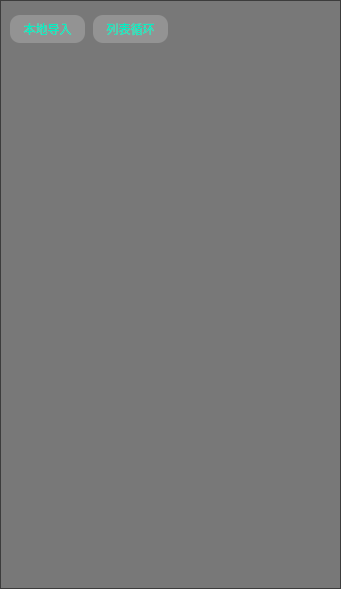
<?xml version="1.0" encoding="UTF-8"?>
<ui version="4.0">
 <class>mediaList</class>
 <widget class="QWidget" name="mediaList">
  <property name="geometry">
   <rect>
    <x>0</x>
    <y>0</y>
    <width>341</width>
    <height>589</height>
   </rect>
  </property>
  <property name="windowTitle">
   <string>Form</string>
  </property>
  <layout class="QVBoxLayout" name="verticalLayout">
   <property name="spacing">
    <number>0</number>
   </property>
   <property name="leftMargin">
    <number>0</number>
   </property>
   <property name="topMargin">
    <number>0</number>
   </property>
   <property name="rightMargin">
    <number>0</number>
   </property>
   <property name="bottomMargin">
    <number>0</number>
   </property>
   <item>
    <widget class="QFrame" name="frame">
     <property name="styleSheet">
      <string notr="true">#frame
{
	background-color: rgba(1,1,1,0.5);
}</string>
     </property>
     <property name="frameShape">
      <enum>QFrame::StyledPanel</enum>
     </property>
     <property name="frameShadow">
      <enum>QFrame::Raised</enum>
     </property>
     <layout class="QVBoxLayout" name="verticalLayout_2">
      <property name="spacing">
       <number>0</number>
      </property>
      <property name="leftMargin">
       <number>0</number>
      </property>
      <property name="topMargin">
       <number>8</number>
      </property>
      <property name="rightMargin">
       <number>0</number>
      </property>
      <property name="bottomMargin">
       <number>0</number>
      </property>
      <item>
       <widget class="QWidget" name="widget_button" native="true">
        <property name="minimumSize">
         <size>
          <width>0</width>
          <height>40</height>
         </size>
        </property>
        <property name="maximumSize">
         <size>
          <width>16777215</width>
          <height>40</height>
         </size>
        </property>
        <property name="styleSheet">
         <string notr="true">QPushButton
{
	border-radius:10px;
	background-color: rgba(255, 255, 255, 0.2);
	font-size: 12px;
	font-family: 微软雅黑;
	color: #01EEC3;
}</string>
        </property>
        <layout class="QHBoxLayout" name="horizontalLayout">
         <property name="spacing">
          <number>8</number>
         </property>
         <property name="topMargin">
          <number>0</number>
         </property>
         <property name="bottomMargin">
          <number>0</number>
         </property>
         <item>
          <widget class="QPushButton" name="pushButton">
           <property name="minimumSize">
            <size>
             <width>75</width>
             <height>28</height>
            </size>
           </property>
           <property name="maximumSize">
            <size>
             <width>75</width>
             <height>28</height>
            </size>
           </property>
           <property name="cursor">
            <cursorShape>PointingHandCursor</cursorShape>
           </property>
           <property name="text">
            <string>本地导入</string>
           </property>
          </widget>
         </item>
         <item>
          <widget class="QPushButton" name="pushButton_x">
           <property name="minimumSize">
            <size>
             <width>75</width>
             <height>28</height>
            </size>
           </property>
           <property name="maximumSize">
            <size>
             <width>75</width>
             <height>28</height>
            </size>
           </property>
           <property name="text">
            <string>列表循环</string>
           </property>
          </widget>
         </item>
         <item>
          <spacer name="horizontalSpacer">
           <property name="orientation">
            <enum>Qt::Horizontal</enum>
           </property>
           <property name="sizeHint" stdset="0">
            <size>
             <width>245</width>
             <height>20</height>
            </size>
           </property>
          </spacer>
         </item>
        </layout>
       </widget>
      </item>
      <item>
       <widget class="QListWidget" name="listWidget_localList">
        <property name="styleSheet">
         <string notr="true">#listWidget_localList
{
	border:none;
	background: transparent;
}
</string>
        </property>
        <property name="horizontalScrollBarPolicy">
         <enum>Qt::ScrollBarAlwaysOff</enum>
        </property>
       </widget>
      </item>
     </layout>
    </widget>
   </item>
  </layout>
 </widget>
 <resources/>
 <connections/>
</ui>
